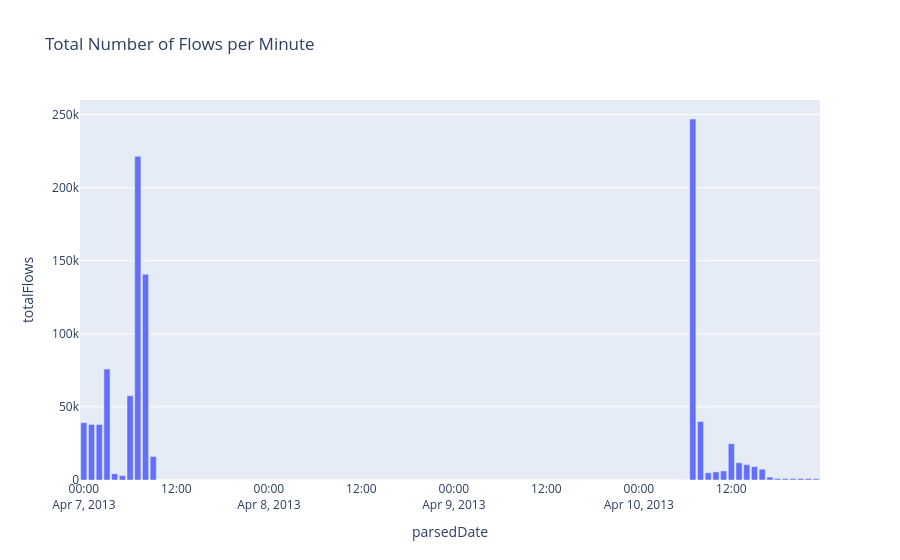

Notebook code for this chart:
### Code cell
# Graph the total number of flows per hour
fig = px.bar(nf, x='parsedDate', y='totalFlows', title='Total Number of Flows per Minute')
fig.show()
